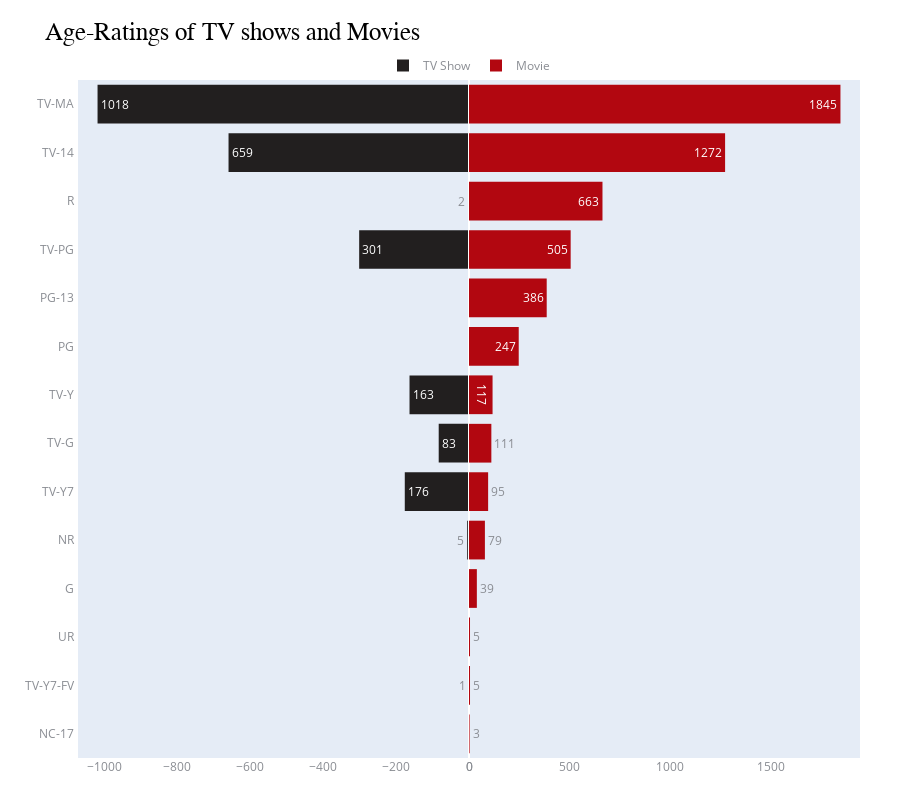

Source (notebook cell):
### Code cell
age_rating=fig
age_rating.update_layout(height=800)

### Figure 1 — Plotly figure (JSON) as saved in the notebook; plotly's stock layout.template omitted (floating-point values rounded to 4 significant figures)
{"data": [{"marker": {"color": "#221f1f", "line": {"width": 0}}, "name": "TV Show", "orientation": "h", "showlegend": true, "text": ["1018", "659", "301", "176", "163", "83", "5", "2", "1"], "type": "bar", "x": [-1018, -659, -301, -176, -163, -83, -5, -2, -1], "xaxis": "x", "y": ["TV-MA", "TV-14", "TV-PG", "TV-Y7", "TV-Y", "TV-G", "NR", "R", "TV-Y7-FV"], "yaxis": "y"}, {"marker": {"color": "#b20710", "line": {"width": 0}}, "name": "Movie", "orientation": "h", "showlegend": true, "text": ["1845", "1272", "663", "505", "386", "247", "117", "111", "95", "79", "39", "5", "5", "3"], "type": "bar", "x": [1845, 1272, 663, 505, 386, 247, 117, 111, 95, 79, 39, 5, 5, 3], "xaxis": "x2", "y": ["TV-MA", "TV-14", "R", "TV-PG", "PG-13", "PG", "TV-Y", "TV-G", "TV-Y7", "NR", "G", "TV-Y7-FV", "UR", "NC-17"], "yaxis": "y2"}], "layout": {"annotations": [{"ax": 0, "ay": 0, "x": 0.81, "xref": "paper", "y": 0.6, "yref": "paper"}, {"ax": 0, "ay": 0, "x": 0.2, "xref": "paper", "y": 0.2, "yref": "paper"}], "font": {"color": "#8a8d93"}, "height": 800, "hoverlabel": {"bgcolor": "black", "font": {"family": "Lato, sans-serif", "size": 13}}, "hovermode": "y unified", "legend": {"orientation": "h", "x": 0.5, "xanchor": "center", "y": 1, "yanchor": "bottom"}, "margin": {"b": 0, "l": 70, "r": 40, "t": 80}, "title": {"font": {"color": "black", "family": "Calibri Black", "size": 25}, "text": "Age-Ratings of TV shows and Movies"}, "xaxis": {"anchor": "y", "domain": [0, 0.5], "showgrid": false, "title": {"text": " "}}, "xaxis2": {"anchor": "y2", "domain": [0.5, 1], "showgrid": false}, "yaxis": {"anchor": "x", "categoryorder": "total ascending", "domain": [0, 1], "showgrid": false, "showline": false, "ticksuffix": " ", "title": {"text": " "}}, "yaxis2": {"anchor": "x2", "categoryorder": "total ascending", "domain": [0, 1], "matches": "y", "showgrid": false, "showline": false, "showticklabels": false, "ticksuffix": " "}}}
